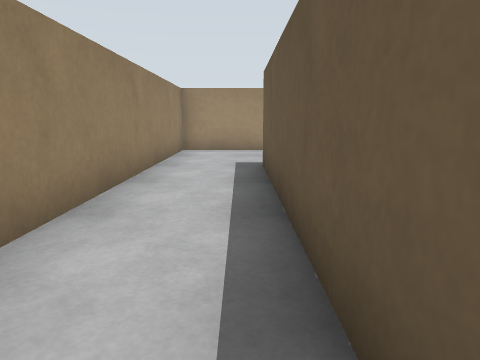
view 1 (above)

17 first-person views from a walk through a Gazebo world. The camera is 1 m above the floor, tilts 10° down and sees 70° across. The floor is counted in squares, 1 m on a side. Each view is taken from the middle of a square. On the plan, view 1 faces up. The plan holds only what a view shows up to about 13 squares ahead; the rest is blank. The place goes on beyond the plan.

view 2
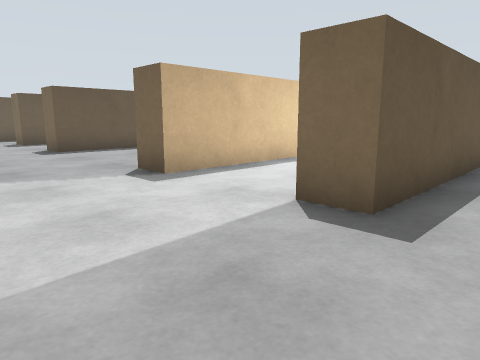

view 3
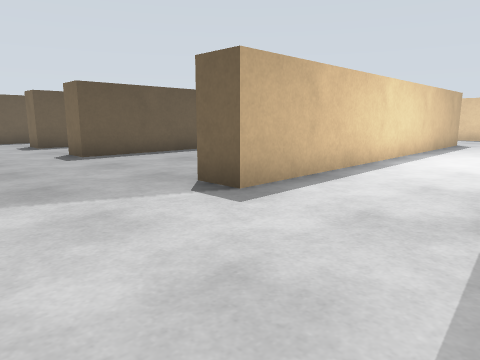

view 4
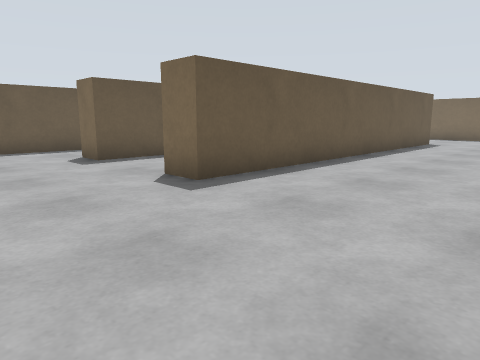

view 5
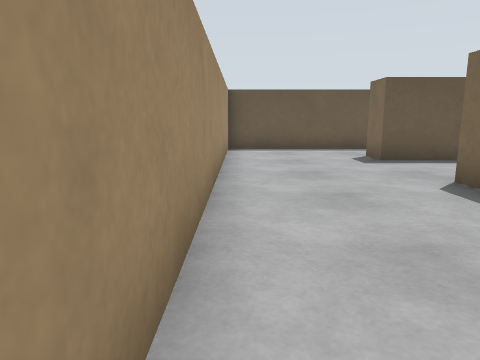

view 6
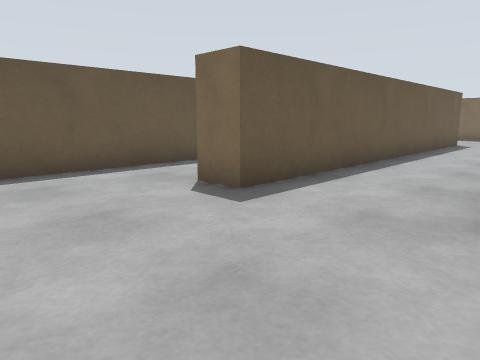

view 7
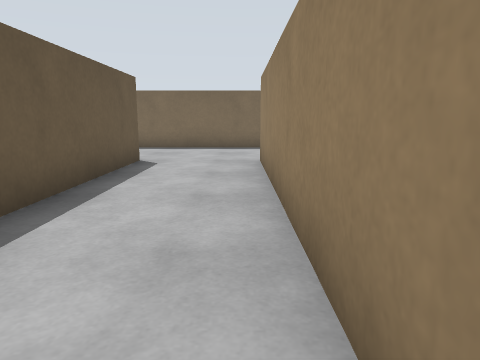

view 8
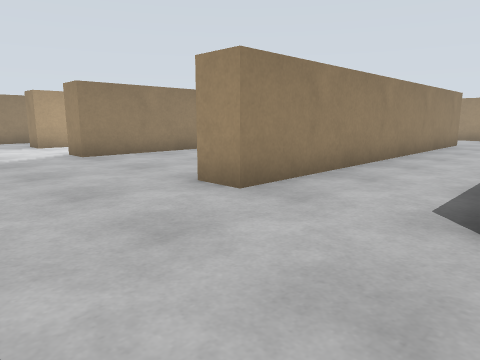

view 9
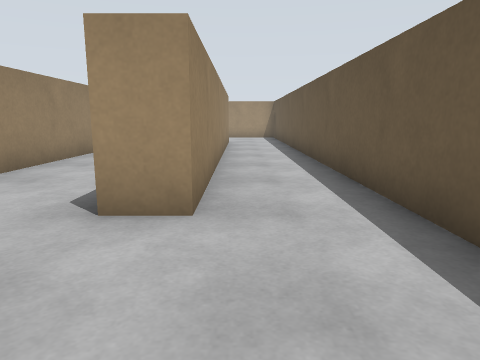

view 10
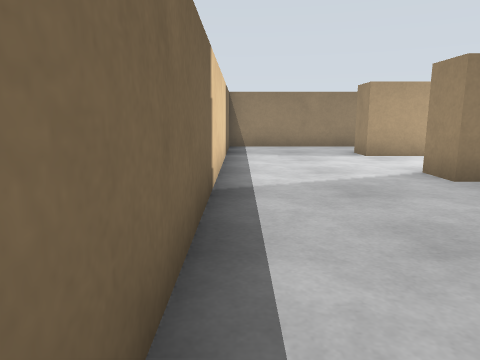

view 11
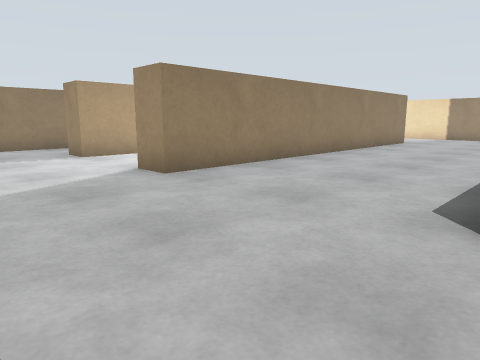

view 12
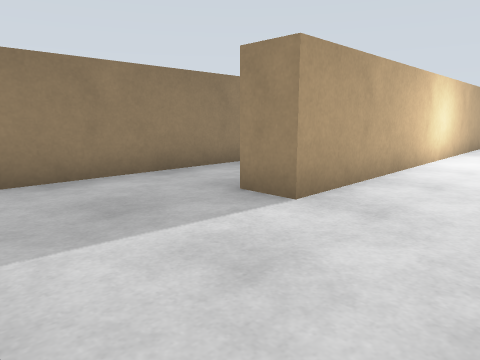

view 13
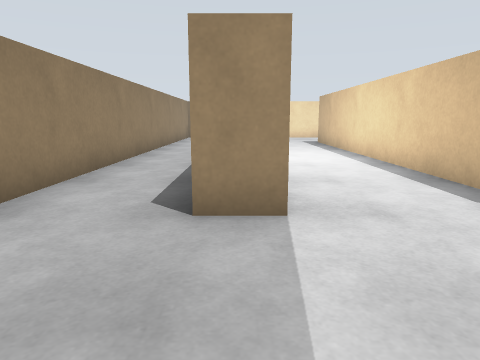

view 14
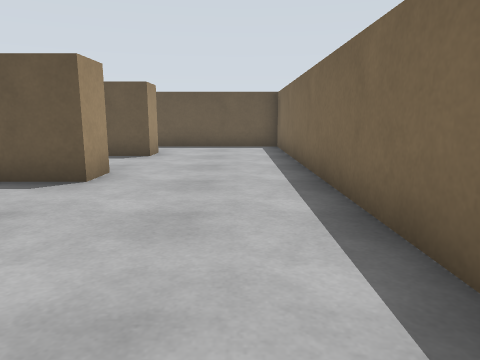

view 15
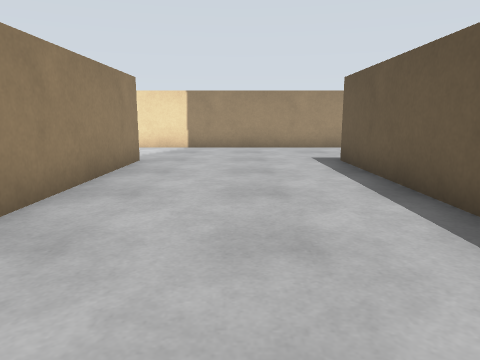

view 16
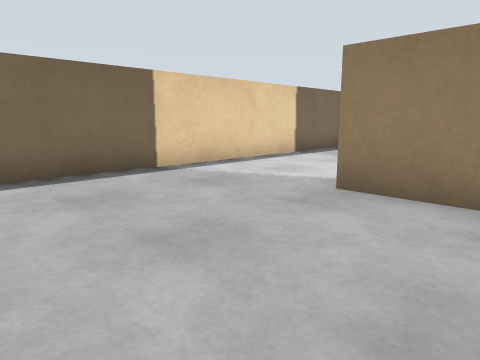

view 17
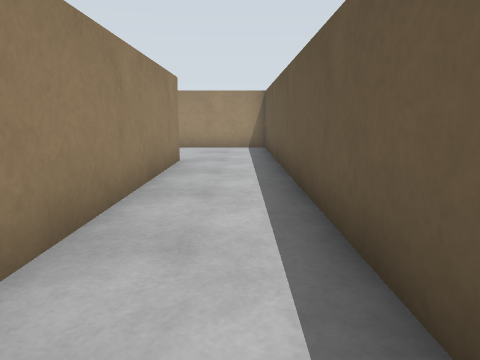

### Floor plan
Points are (right, up) in squares from view 1. A wall is a line through its corners. A room is listed if a view was taken in it or the views show most of it. See-through windows are left out.
Room 1 (views 1, 2, 3, 4, 5, 6, 7, 8, 9, 10, 11, 12, 13, 14, 15, 16, 17)
walls: (5.5, 7.5) (5.5, -4.5) (4.5, -4.5) (4.5, 7.5) (5.5, 7.5); (10.5, 7.5) (11.5, 7.5) (11.5, -4.5) (10.5, -4.5) (10.5, 7.5); (0.5, 0.6) (0.5, 7.5) (1.5, 7.5); (1.5, 6) (1.5, -4.5) (0.5, -4.5); (14.5, 7.5) (15.5, 7.5) (15.5, -4.5) (14.5, -4.5) (14.5, 7.5); (0.9, 11.4) (-1.9, 11.4) (-1.9, -8.4) (17.9, -8.4) (17.9, 11.4) (4.2, 11.4)

Where each view was taken, in squares from view 1:
view 1: 0 up, 0 right, facing up
view 2: 11 up, 1 left, facing down-right
view 3: 11 up, 1 right, facing down-right
view 4: 11 up, 6 right, facing down-right
view 5: 11 up, 6 right, facing right
view 6: 11 up, 11 right, facing down-right
view 7: 4 up, 12 right, facing down
view 8: 8 down, 15 right, facing up-left
view 9: 8 down, 16 right, facing up
view 10: 8 down, 11 right, facing left
view 11: 8 down, 11 right, facing up-left
view 12: 8 down, 4 right, facing up-left
view 13: 8 down, 1 right, facing up
view 14: 7 down, 5 right, facing right
view 15: 1 down, 8 right, facing up
view 16: 2 down, 10 right, facing down-left
view 17: 1 down, 17 right, facing up
